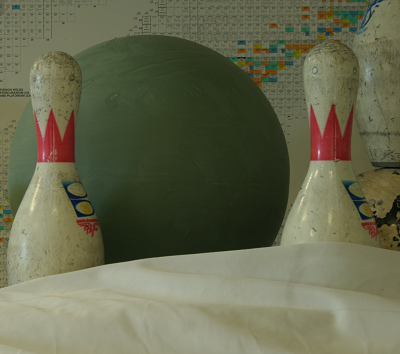
//> input picture OpenCVSSD/ConsoleApplication1/ConsoleApplication1/view0.png, 400 x 354 px
$ ./main   (built with g++ and OpenCV 4)
//> lines starting //> are read from the running program, lines starting //| are printed output that depends on the picture; after the words box and inside, x2 and y2 are one past the last pixel; in counts of white or black regions, pixels touching at a corner belong together
#include <iostream>
#include <opencv2/highgui/highgui.hpp>
using namespace std;
using namespace cv;
Mat MySSD(Mat &, Mat &, int, int, int, int);
int main() {
	Mat leftImage = imread("view0.png",0);
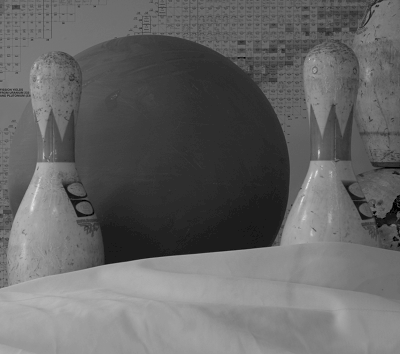
//> leftImage: 354 rows x 400 cols, CV_8UC1; min 0, max 240, mean 101.2
	Mat rightImage = imread("view1.png", 0);
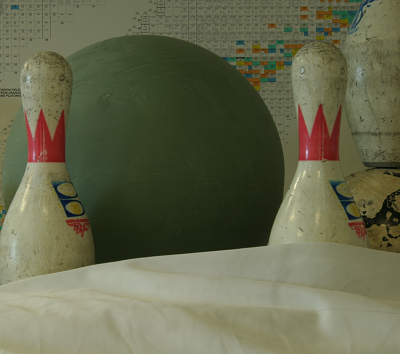
//> input picture OpenCVSSD/ConsoleApplication1/ConsoleApplication1/view1.png, 400 x 354 px
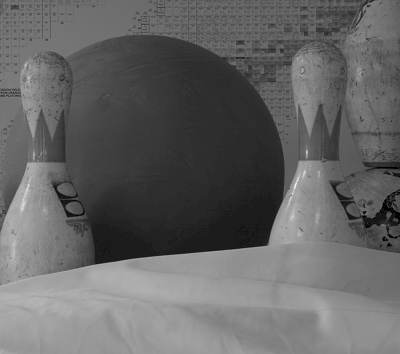
//> rightImage: 354 rows x 400 cols, CV_8UC1; min 0, max 244, mean 100.6
	if (leftImage.empty()||rightImage.empty()) {
		cout << "Error in reading Left or right image" << endl;
	}
	int ro;
	int co;
	co = leftImage.cols;
//> co = 400
	ro = leftImage.rows;
//> ro = 354
	Mat Disparity;
	leftImage.at<uchar>(ro-5, co-9) = 255;
//> leftImage: 354 rows x 400 cols, CV_8UC1; 1 pixels changed, all inside (x1, y1, x2, y2) = (391, 349, 392, 350)


	Disparity= MySSD(leftImage, rightImage, 6, 30,ro,co);
//> after the loop in MySSD, `for (int i = halfWin; i < ro - halfWin; ++i)`:
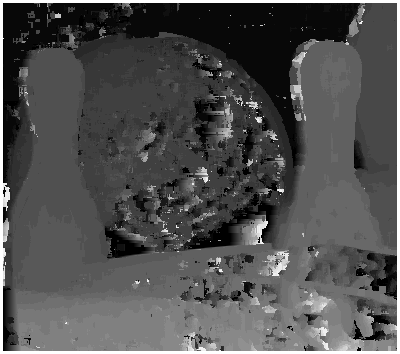
//> result: 354 rows x 400 cols, CV_8UC1; min 0, max 255, mean 80.1
	imshow("left Image", leftImage);
	imshow("right Image",rightImage);
	imshow("Disparity Image", Disparity);
	cout << "Width is ===>" << co << " and Hight is ====> " <<ro <<endl;
//| Width is ===>400 and Hight is ====> 354
	waitKey(0);

	return 0;
}


Mat MySSD(Mat &left, Mat &right, int win, int MaxOffset,int ro,int co) {
	int halfWin = int(win / 2);

	Mat result(ro,co, CV_8UC1, Scalar(255));

	for (int i = halfWin; i < ro - halfWin; ++i) {
		for (int j = halfWin; j < co - halfWin; ++j) {
			int ssd_reserved = 9999635;
			int bestOffset = 0;
			double offset_adjust = 255 / MaxOffset;
			for (int offset = 0; offset <= MaxOffset; ++offset) {
			    int ssd = 0;
				int ssdTemp = 0;
				for (int u = -halfWin; u <= halfWin; u++) {
					for (int v = -halfWin; v <= halfWin; v++) {
						ssdTemp = (left.at<uchar>((i + u), (j + v)) - right.at<uchar>((i + u) , (j + v - offset)));
						ssdTemp = ssdTemp*ssdTemp;
						ssd = ssd + ssdTemp;
					}
				}
				if (ssd < ssd_reserved) {
					bestOffset = offset;
					ssd_reserved = ssd;

				}
			}
			result.at<uchar>(i,j) = bestOffset* offset_adjust;
		}
	}
	return result;
}
